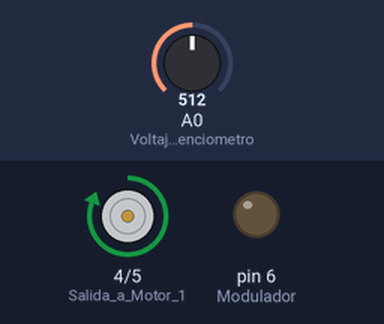
Simulated run of this sketch. Board: Arduino Uno, built with avr-gcc and run on an emulated ATmega328P. Shown: motor-driver pin pairs drawn as motors (green arrow = first pin HIGH = forward, orange = second pin HIGH = backward, longer = more drive), output pins drawn as LEDs (lit = HIGH). The test bench sets the inputs (shaded band); at power-on: A0 (VoltajePotenciometro) = 512.

Above: at 1.2 s.
1.3 s: A0 (VoltajePotenciometro) set to 606
2.8 s: A0 (VoltajePotenciometro) set to 626
At 3.2 s:
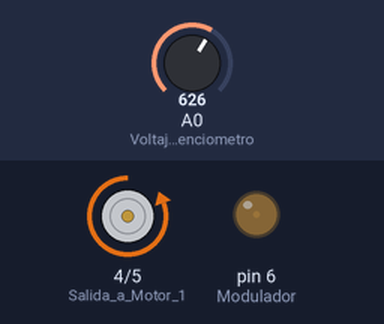
4.3 s: A0 (VoltajePotenciometro) set to 306
At 5.5 s:
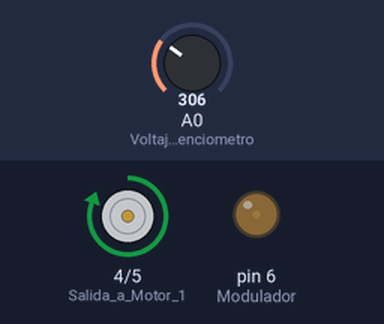
5.8 s: A0 (VoltajePotenciometro) set to 716
At 6.7 s:
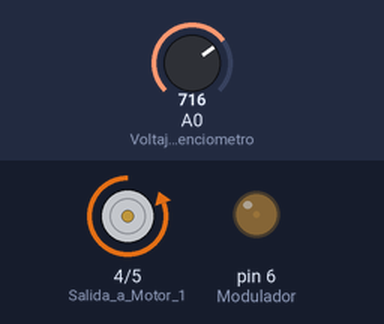
Timing chart, 0 to 8.3 s (numbered marks = the images above; inputs shaded):
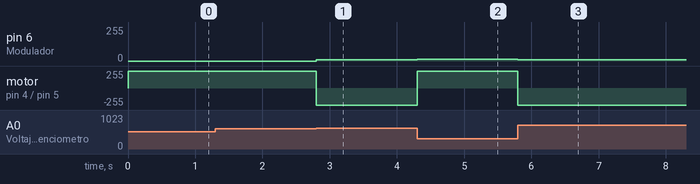

Measured:
- the behaviour switches between 613 and 614 on A0 (VoltajePotenciometro) (found by bisection; images 0 and 1)
- after the input at 1.3 s, every drawn part: stays the same
- after the input at 2.8 s, pin 6 (Modulador): 0/255 → 8/255 at once; motor on pin 4 (Salida_a_Motor_1) / pin 5 (Salida_a_Motor_2): forward 255/255 → backward 255/255 at once
- after the input at 4.3 s, pin 6 (Modulador): 8/255 → 13/255 at once; motor on pin 4 (Salida_a_Motor_1) / pin 5 (Salida_a_Motor_2): backward 255/255 → forward 255/255 at once
- after the input at 5.8 s, pin 6 (Modulador): 13/255 → 8/255 at once; motor on pin 4 (Salida_a_Motor_1) / pin 5 (Salida_a_Motor_2): forward 255/255 → backward 255/255 at once

The sketch:

Cambio_de_Direccion.ino
```cpp
void setup() {
  pinMode(4,OUTPUT); //Salida a Motor 1
  pinMode(5,OUTPUT); //Salida a Motor 2
  pinMode(A0,INPUT); //VoltajePotenciometro
  pinMode(6,OUTPUT); //Modulador
}
int pot1;
double voltaje;
double x;
void loop() {
  pot1= analogRead(A0);
  voltaje = pot1*5/1023;
  if(voltaje<2.5)
  {
    digitalWrite(4,HIGH);
    digitalWrite(5,LOW);
    x=map(voltaje,0,2.5,25.5,0);
    analogWrite(6,x);
  }
  if(voltaje>2.5)
  {
    digitalWrite(4,LOW);
    digitalWrite(5,HIGH);
    x=map(voltaje,2.5,5,0,25.5);
    analogWrite(6,x);
  }
  if(voltaje==2.5)
  {
    digitalWrite(4,LOW);
    digitalWrite(5,LOW);
    x=0;
    analogWrite(6,x);
  }


}
```
